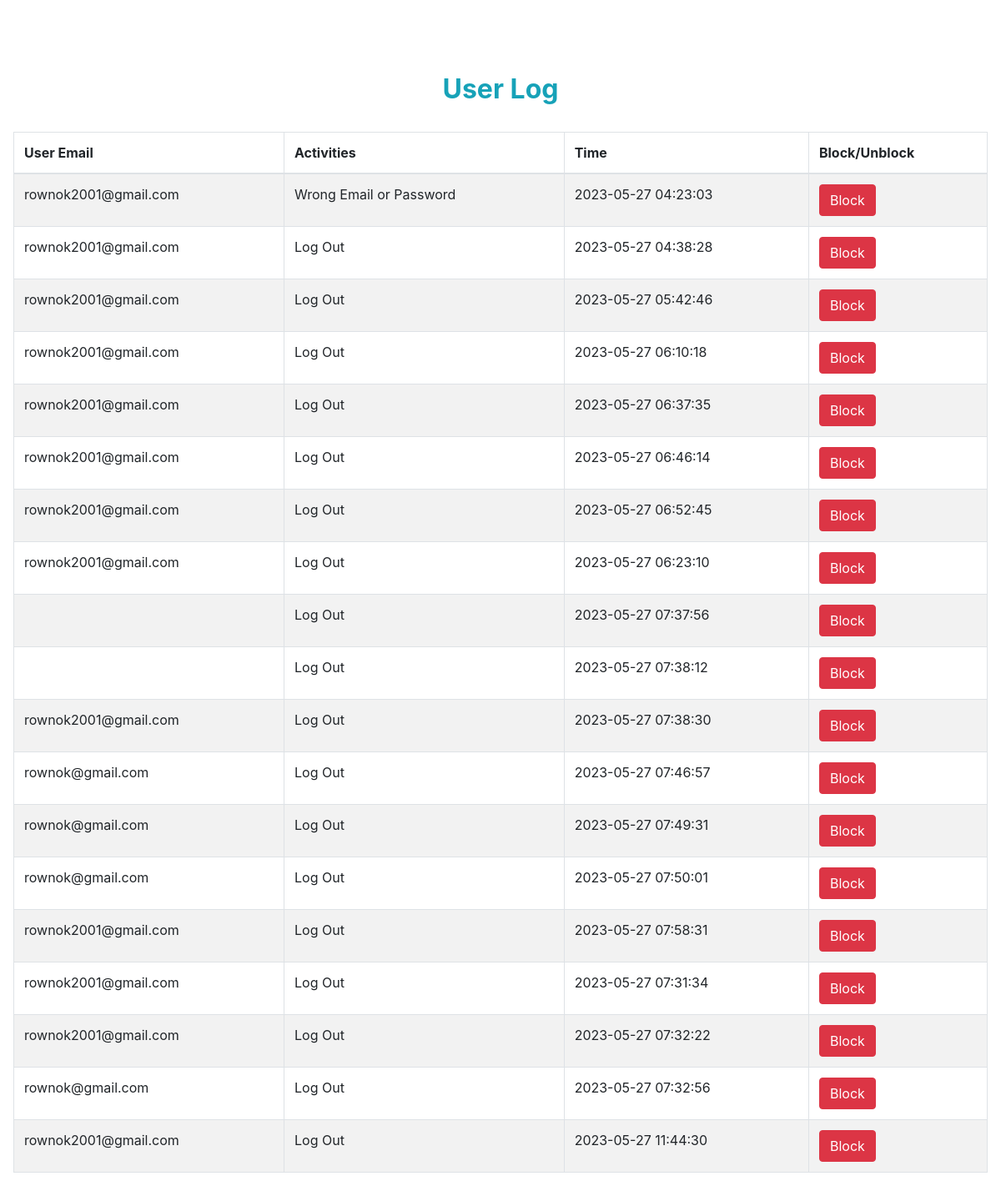
Page /userlog.php (signed in) on the committed database.
### tables this page shows
CREATE TABLE `log` (
  `id` int(10) NOT NULL,
  `email` varchar(50) NOT NULL,
  `activity` varchar(50) NOT NULL,
  `time` timestamp NOT NULL DEFAULT current_timestamp() ON UPDATE current_timestamp()
);

### userlog.php (the view, shortened to what this page needs)
<!DOCTYPE html>
<html lang="en">
<head>
    <link rel="stylesheet" href="https://cdnjs.cloudflare.com/ajax/libs/twitter-bootstrap/4.5.2/css/bootstrap.css">
    <link rel="stylesheet" href="https://cdn.datatables.net/1.10.23/css/dataTables.bootstrap4.min.css">
</head>
<body>
    <div class="p-3 mb-5 bg-white rounded">
        <h2 class="text-center p-4 text-capitalize text-info top mt-5"><strong>User log</strong></h2>
        <table id="example" class="table table-striped table-bordered" style="width:100%">
            <thead>
                <tr>
                    <th>User Email</th>
                    <th>Activities</th>
                    <th>Time</th>
                    <th>Block/Unblock</th>
                </tr>
            </thead>
            <tbody>
                <?php
                include '_dbconnect.php';
                $sql = "SELECT *  FROM log";
                $result = mysqli_query($con, $sql);
                $num1 = mysqli_num_rows($result);
                if ($num1 > 0) {
                    while ($row = $result->fetch_assoc()) {
                        $u_email=$row["email"];
                ?>
                        <tr>
                            <td> <?php echo $row["email"] ?></td>
                            <td> <?php echo $row["activity"] ?></td>
                            <td> <?php echo $row["time"] ?></td>
                            <?php
                            $sql2 = "SELECT * FROM user where email='$u_email';";
                            $result2 = mysqli_query($con, $sql2);
                            while ($row2 = $result2->fetch_assoc()) {
                                $block= $row2["block"];
                            }
                            ?>
                            <?php if($block=="no"){ ?>
                            <td> <a class="btn btn-danger" href="block.php?id=<?php echo urlencode($row['email'])?>">Block</a> </td>
                            <?php }?>
                        </tr>
                <?php
                    }
                }
                ?>
            </tbody>
        </table>
    </div>
</body>
</html>

### rows in the picture
log: email "rownok2001@gmail.com", activity "Wrong Email or Password", time "2023-05-27 04:23:03"
log: email "rownok2001@gmail.com", activity "Log Out", time "2023-05-27 04:38:28"
log: email "rownok2001@gmail.com", activity "Log Out", time "2023-05-27 05:42:46"
log: email "rownok2001@gmail.com", activity "Log Out", time "2023-05-27 06:10:18"
log: email "rownok2001@gmail.com", activity "Log Out", time "2023-05-27 06:37:35"
log: email "rownok2001@gmail.com", activity "Log Out", time "2023-05-27 06:46:14"
log: email "rownok2001@gmail.com", activity "Log Out", time "2023-05-27 06:52:45"
log: email "rownok2001@gmail.com", activity "Log Out", time "2023-05-27 06:23:10"
log: activity "Log Out", time "2023-05-27 07:37:56"
log: activity "Log Out", time "2023-05-27 07:38:12"
log: email "rownok2001@gmail.com", activity "Log Out", time "2023-05-27 07:38:30"
log: email "rownok@gmail.com", activity "Log Out", time "2023-05-27 07:46:57"
log: email "rownok@gmail.com", activity "Log Out", time "2023-05-27 07:49:31"
log: email "rownok@gmail.com", activity "Log Out", time "2023-05-27 07:50:01"
log: email "rownok2001@gmail.com", activity "Log Out", time "2023-05-27 07:58:31"
log: email "rownok2001@gmail.com", activity "Log Out", time "2023-05-27 07:31:34"
log: email "rownok2001@gmail.com", activity "Log Out", time "2023-05-27 07:32:22"
log: email "rownok@gmail.com", activity "Log Out", time "2023-05-27 07:32:56"
log: email "rownok2001@gmail.com", activity "Log Out", time "2023-05-27 11:44:30"
